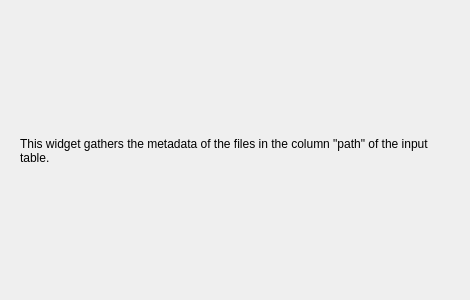
<?xml version="1.0" encoding="UTF-8"?>
<ui version="4.0">
 <class>Form</class>
 <widget class="QWidget" name="Form">
  <property name="geometry">
   <rect>
    <x>0</x>
    <y>0</y>
    <width>470</width>
    <height>300</height>
   </rect>
  </property>
  <property name="windowTitle">
   <string>Form</string>
  </property>
  <widget class="QLabel" name="Description">
   <property name="geometry">
    <rect>
     <x>20</x>
     <y>20</y>
     <width>431</width>
     <height>261</height>
    </rect>
   </property>
   <property name="text">
    <string>This widget gathers the metadata of the files in the column "path" of the input table.</string>
   </property>
   <property name="textFormat">
    <enum>Qt::AutoText</enum>
   </property>
   <property name="alignment">
    <set>Qt::AlignLeading|Qt::AlignLeft|Qt::AlignVCenter</set>
   </property>
   <property name="wordWrap">
    <bool>true</bool>
   </property>
  </widget>
 </widget>
 <resources/>
 <connections/>
</ui>
